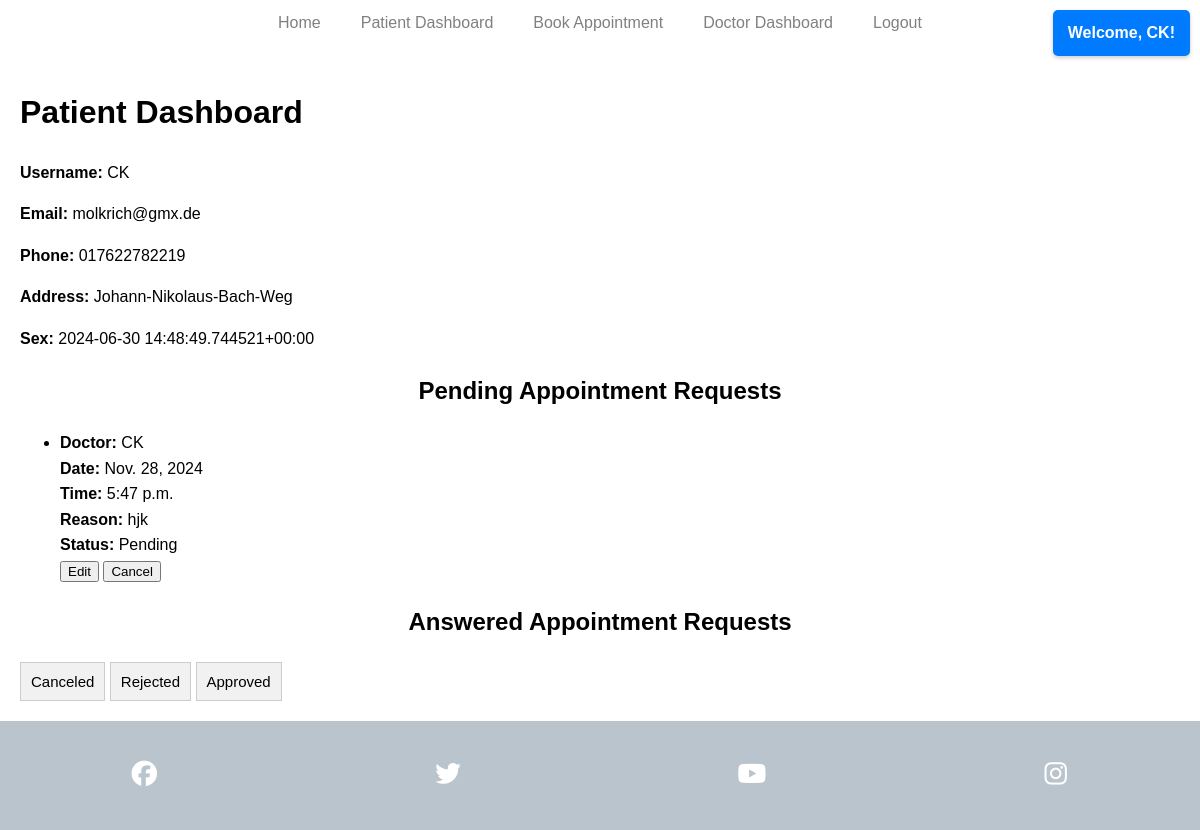
Screenshot of /bookings/patient/ (signed in) with the database file from the repository.
### bookings/models.py (models this page shows, shortened)
class Patient(models.Model):
    SEX_CHOICES = [
        ('M', 'Male'),
        ('F', 'Female'),
        ('O', 'Other'),
    ]
    user = models.OneToOneField(User, on_delete=models.CASCADE)
    phone = models.CharField(max_length=15)
    address = models.CharField(max_length=255)
    sex = models.CharField(max_length=1, choices=SEX_CHOICES)

class Appointment(models.Model):
    STATUS_CHOICES = [
        ('pending', 'Pending'),
        ('approved', 'Approved'),
        ('rejected', 'Rejected'),
        ('canceled', 'Canceled'),
    ]
    patient = models.ForeignKey(Patient, on_delete=models.CASCADE)
    doctor = models.ForeignKey(Doctor, on_delete=models.CASCADE)
    date = models.DateField()
    time = models.TimeField()
    reason = models.TextField()
    status = models.CharField(max_length=10, choices=STATUS_CHOICES, default='pending')

class Doctor(models.Model):
    user = models.OneToOneField(User, on_delete=models.CASCADE)
    specialty = models.CharField(max_length=100)

### bookings/views.py (the view)
# urls.py: path('patient/', views.patient_detail, name='patient_detail'),
@login_required
def patient_detail(request):
    try:
        patient = Patient.objects.get(user=request.user)
        pending_appointments = Appointment.objects.filter(patient=patient, status='pending')
        other_appointments = Appointment.objects.filter(patient=patient).exclude(status='pending')
        appointments_by_status = {}
        for appointment in other_appointments:
            if appointment.status not in appointments_by_status:
                appointments_by_status[appointment.status] = []
            appointments_by_status[appointment.status].append(appointment)
        return render(request, 'bookings/patient_detail.html', {
            'patient': patient,
            'pending_appointments': pending_appointments,
            'appointments_by_status': appointments_by_status,
        })
    except ObjectDoesNotExist:
        messages.error(request, "Patient details not found.")
        return redirect('index')

### bookings/context_processors.py (called while the page is built)
def user_roles(request):
    if request.user.is_authenticated:
        is_patient = Patient.objects.filter(user=request.user).exists()
        is_doctor = Doctor.objects.filter(user=request.user).exists()
        return {
            'is_patient': is_patient,
            'is_doctor': is_doctor,
        }
    return {}

### bookings/templates/bookings/patient_detail.html (shortened to what this page needs)
{% load static %}
<!DOCTYPE html>
<html>
<head>
    <link rel="stylesheet" type="text/css" href="{% static 'css/styles.css' %}">
</head>
<body>
    <header>
        <div class="notification">
            {% if user.is_authenticated %}
                Welcome, {{ user.username }}!
            {% else %}
                You are not logged in.
            {% endif %}
        </div>
        <nav>
            <ul class="nav-menu">
                <li><a href="{% url 'index' %}">Home</a></li>
                {% if user.is_authenticated %}
                    {% if user.patient %}
                        <li><a href="{% url 'patient_detail' %}">Patient Dashboard</a></li>
                        <li><a href="{% url 'book_appointment' %}">Book Appointment</a></li>
                    {% endif %}
                    {% if user.doctor %}
                        <li><a href="{% url 'doctor_dashboard' %}">Doctor Dashboard</a></li>
                    {% endif %}
                    <li><a href="{% url 'logout' %}">Logout</a></li>
                {% else %}
                    <li><a href="{% url 'login' %}">Login</a></li>
                    <li><a href="{% url 'register_patient' %}">Register</a></li>
                {% endif %}
            </ul>
        </nav>
    </header>
    <main>
        <h1>Patient Dashboard</h1>
        <p><strong>Username:</strong> {{ patient.user.username }}</p>
        <p><strong>Email:</strong> {{ patient.user.email }}</p>
        <p><strong>Phone:</strong> {{ patient.phone }}</p>
        <p><strong>Address:</strong> {{ patient.address }}</p>
        <p><strong>Sex:</strong> {{ patient.get_sex_display }}</p>
        <h2>Pending Appointment Requests</h2>
        <ul>
            {% if pending_appointments %}
                {% for appointment in pending_appointments %}
                    <li>
                        <strong>Doctor:</strong> {{ appointment.doctor.user.username }}<br>
                        <strong>Date:</strong> {{ appointment.date }}<br>
                        <strong>Time:</strong> {{ appointment.time }}<br>
                        <strong>Reason:</strong> {{ appointment.reason }}<br>
                        <strong>Status:</strong> {{ appointment.get_status_display }}<br>
                        <button onclick="openModal({{ appointment.id }}, '{{ appointment.date }}', '{{ appointment.time }}', '{{ appointment.reason }}', '{% url 'edit_appointment' 0 %}')">Edit</button>
                        <form method="post" action="{% url 'patient_cancel_appointment' appointment.id %}" style="display:inline;">
                            <button type="submit">Cancel</button>
                        </form>
                    </li>
                {% endfor %}
            {% else %}
                <li>No pending appointments.</li>
            {% endif %}
        </ul>
        <h2>Answered Appointment Requests</h2>
        <div>
            {% if appointments_by_status %}
                {% for status, appointments in appointments_by_status.items %}
                    <button class="accordion">{{ status|title }}</button>
                {% endfor %}
            {% else %}
                <li>No answered appointments.</li>
            {% endif %}
        </div>
    </main>
    <footer>
        <ul id="social-networks">
            <li>
                <a href="https://www.facebook.com/" target="_blank" rel="noopener" aria-label="Visit our Facebook page">
                    <i class="fa-brands fa-facebook"></i>
                </a>
            </li>
            <li>
                <a href="https://www.twitter.com/" target="_blank" rel="noopener" aria-label="Visit our Twitter page">
                    <i class="fa-brands fa-twitter"></i>
                </a>
            </li>
            <li>
                <a href="https://www.youtube.com/" target="_blank" rel="noopener" aria-label="Visit our YouTube page">
                    <i class="fa-brands fa-youtube"></i>
                </a>
            </li>
            <li>
                <a href="https://www.instagram.com/" target="_blank" rel="noopener" aria-label="Visit our Instagram page">
                    <i class="fa-brands fa-instagram"></i>
                </a>
            </li>
        </ul>
    </footer>
</body>
</html>

### static/css/styles.css (style rules this page uses)
html, body { height: 100%; margin: 0; padding: 0; font-family: Arial, sans-serif; line-height: 1.6; background-color: #f4f4f4; display: flex; flex-direction: column; }
.notification { position: fixed; top: 10px; right: 10px; background-color: #007bff; color: #ffffff; padding: 10px 15px; border-radius: 5px; font-weight: bold; z-index: 1000; box-shadow: 0 2px 4px rgba(0, 0, 0, 0.2); max-width: 90%; text-align: center; }
main { flex: 1; padding: 20px; background-color: #fff; }
header { background-color: #fff; color: #fff; padding: 10px 0; }
header nav { background-color: white; }
header nav ul { list-style-type: none; padding: 0; margin: 0; text-align: center; }
header nav ul li { display: inline-block; margin-right: 50px; }
header nav ul li a { color: grey; text-decoration: none; padding: 5px 10px; }
h2 { text-align: center; margin-bottom: 20px; }
form { display: flex; flex-direction: column; }
footer { background-color: #bac4cd; padding: 20px 0; text-align: center; margin-top: auto; position: relative; }
#social-networks { display: flex; justify-content: space-around; align-items: center; flex-wrap: wrap; list-style: none; padding: 20px 0; margin: 0; gap: 15px; }
#social-networks li { margin: 0; flex: 1; text-align: center; max-width: 80px; }
#social-networks i { font-size: 1.6rem; color: #ffffff; transition: color 0.3s ease; }
.accordion { background-color: #f1f1f1; border: 1px solid #ccc; cursor: pointer; padding: 10px; text-align: left; outline: none; font-size: 15px; transition: background-color 0.3s ease; }
.nav-menu { list-style: none; padding: 0; margin: 0; display: flex; flex-direction: row; justify-content: center; position: relative; }
.nav-menu li { margin: 0 10px; }

### rows the page displays
Patient: user.username "CK", user.email "molkrich@gmx.de", phone "017622782219", address "Johann-Nikolaus-Bach-Weg", sex "2024-06-30 14:48:49.744521+00:00"
Appointment: doctor.user.username "CK", date "Nov. 28, 2024", time "5:47 p.m.", reason "hjk", status "Pending"
Appointment: status "Canceled"
Appointment: status "Rejected"
Appointment: status "Approved"

### other values shown
{{ user.username }} "CK"
